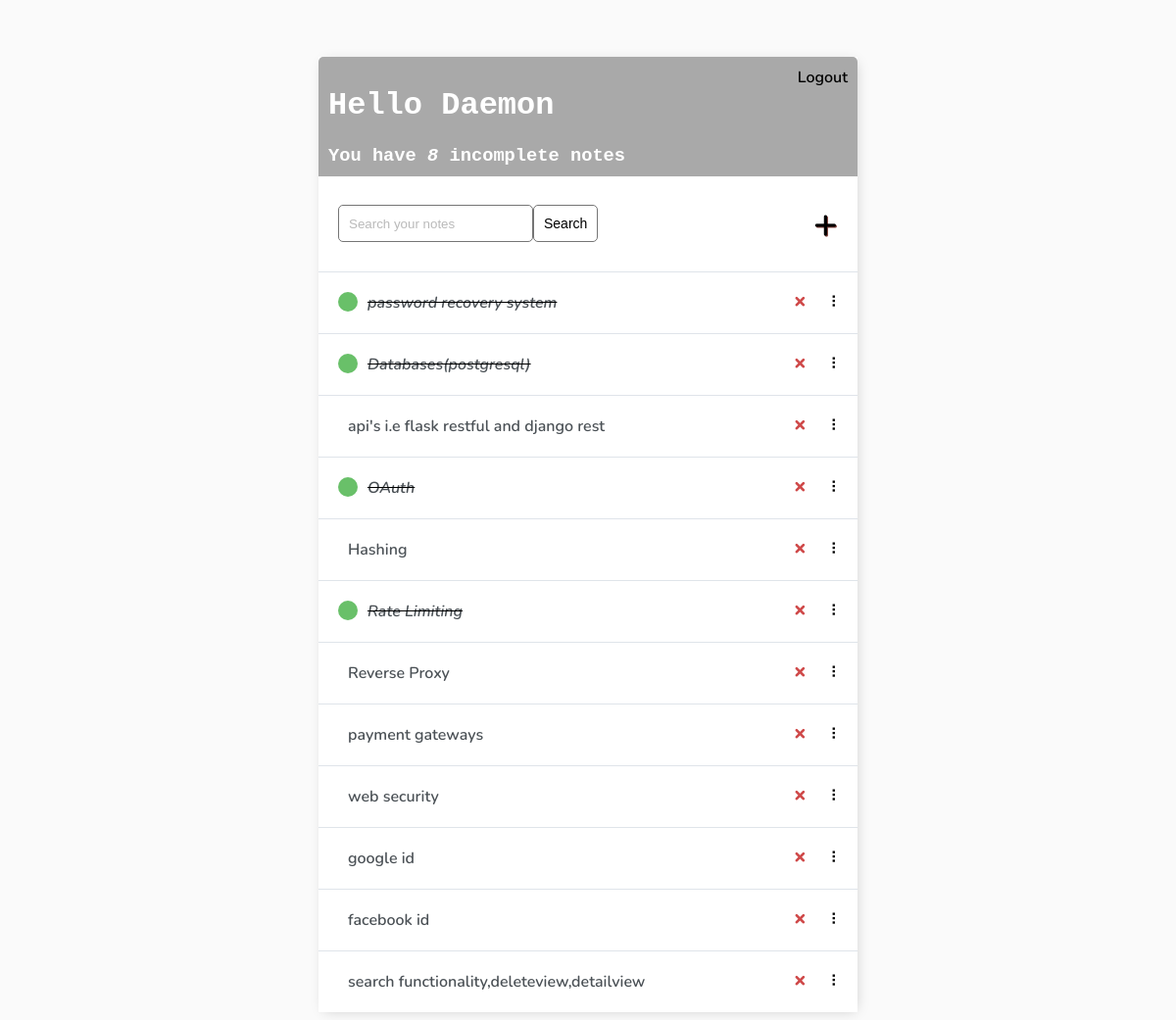
/ (signed in), run on the app's committed database.
### base/models.py (models this page shows)
class Notes(models.Model):
    user = models.ForeignKey(User, on_delete=models.CASCADE, null=True, blank=True)
    title = models.CharField(max_length=200)
    description = models.CharField(max_length=250)
    body = models.TextField(null=True, blank=True)
    complete = models.BooleanField(default=False)
    created_on = models.DateTimeField(auto_now_add=True)
    def __str__(self):
        return self.title

### base/views.py (the view)
# urls.py: path('', NotesList.as_view(), name='notes'),
class NotesList( LoginRequiredMixin,ListView):
    model = Notes
    context_object_name = 'notes'
    def get_context_data(self, **kwargs):
        context = super().get_context_data(**kwargs)
        context['notes'] = context['notes'].filter(user=self.request.user)
        context['count'] = context['notes'].filter(complete=False).count()
        search_input = self.request.GET.get('search-area') or ''
        if search_input:
            context['notes'] = context['notes'].filter(
                title__contains=search_input)
        context['search_input'] = search_input
        return context

### base/templates/base/notes_list.html (shortened to what this page needs)
{% extends 'base/main.html' %} {% block content %}
<div class="header-bar">
    <div>
        <h1>Hello {{request.user|title}}</h1>
        <h3 style="margin:0">You have <i>{{count}}</i> incomplete note{{ count|pluralize:"s" }}</h3>
    </div>
    {% if request.user.is_authenticated %}
    <a href="{% url 'logout' %}">Logout</a> {% else %}
    <a href="{% url 'login' %}">Login</a> {% endif %}
</div>
<div id="search-add-wrapper">
    <form method="GET" style="display: flex;">
        <input type='text' name='search-area' placeholder="Search your notes" value="{{search_input}}">
        <input class="button" type="submit" value='Search'>
    </form>
    {% if notes|length > 0 %}
    <a id="add-link" href="{% url 'note-create' %}">+</a>
    {% endif %}
</div>
<div id="tasklist" class="note-items-wrapper">
    {% for note in notes %}
    <div class="note-wrapper" data-position="{{note.pk}}">
        <div class="note-title">
            {% if note.complete %}
            <div class="note-complete-icon"></div>
            <i><s><a href="{% url 'note-update' note.id %}">{{note}}</a></s></i> {% else %}
            <a href="{% url 'note-update' note.id %}">{{note}}</a> {% endif %}
        </div>
        <div class="note-controls">
            <a class="delete-link" href="{% url 'note-delete' note.id %}">&#215;</a>
            <span class="handle">&nbsp;&#10247;</span>
        </div>
    </div>
    {% empty %}
    <div style="text-align: center; padding-bottom: 10px; line-height: 1em;">
        <h3>No  notes are created.</h3>
        <h3>Create a <a style="text-decoration: none; color: #e53935;" href="{% url 'note-create' %}">New note</a> ! </h3>
    </div>
    {% endfor %}
</div>
{% endblock content %}

### base/templates/base/main.html (shortened to what this page needs)
<!DOCTYPE html>
<html lang="en">
<head>
    <link rel="stylesheet" href="style.css">
</head>
<body>
       <div class="container">
         {% block content %} {% endblock content %}
       </div>
</body>
</html>

### base/templates/base/style.css (style rules this page uses)
body { background-color: #FAFAFA; font-family: 'Nunito', sans-serif; padding-top: 50px; }
h1,h2,h3,h4,h5,h6 { font-family: courier; }
a, p { color: #4b5156 }
a { font-weight: 600; }
.container { max-width: 550px; margin: auto; background-color: #fff; -webkit-box-shadow: 2px 2px 13px -4px rgba(0, 0, 0, 0.21); box-shadow: 2px 2px 13px -4px rgba(0, 0, 0, 0.21); }
input { outline: none; border: none; }
.header-bar { display: flex; justify-content: space-between; color: #fff; padding: 10px; border-radius: 5px 5px 0 0; background: linear-gradient(90deg, #EEA390 0%, #EB796F 43%, #EB796F 100%); }
.header-bar a { color: rgb(247, 247, 247); text-decoration: none; }
.note-wrapper { display: flex; align-items: center; justify-content: space-between; background-color: #fff; border-top: 1px solid #dfe4ea; overflow: hidden; }
.note-title { display: flex; padding: 20px; }
.note-title a { text-decoration: none; color: #4b5156; margin-left: 10px; }
.note-complete-icon { height: 20px; width: 20px; background-color: rgb(105, 192, 105); border-radius: 50%; }
.delete-link { text-decoration: none; font-weight: 900; color: #cf4949; font-size: 22px; line-height: 0; padding: 20px 0px; }
.handle { display: inline-block; padding: 20px 16px; cursor: grab; user-select: none; }
.handle:after, .handle:before { display: block; content: ""; }
#add-link { color: #EB796F; text-decoration: none; font-size: 42px; text-shadow: 1px 1px #81413b; }
#search-add-wrapper { display: flex; justify-content: space-between; align-items: center; padding: 20px; }
input[type=text], input[type=password], textarea { border: 1px solid #757575; border-radius: 5px; padding: 10px; width: 90%; }
::placeholder { font-weight: 300; opacity: 0.5; }
.button { border: 1px solid #757575; background-color: #FFF; color: #EB796F; padding: 10px; font-size: 14px; border-radius: 5px; cursor: pointer; text-decoration: none; }

### base/templates/base/main.html (style rules this page uses)
body { background-color: #FAFAFA; font-family: 'Nunito', sans-serif; padding-top: 50px; }
h1,h2,h3,h4,h5,h6 { font-family: courier; }
a, p { color: #4b5156 }
a { font-weight: 600; }
.container { max-width: 550px; margin: auto; background-color: #fff; -webkit-box-shadow: 2px 2px 13px -4px rgba(0, 0, 0, 0.21); box-shadow: 2px 2px 13px -4px rgba(0, 0, 0, 0.21); }
input { outline: none; border: none; }
.header-bar { display: flex; justify-content: space-between; color: #fff; padding: 10px; border-radius: 5px 5px 0 0; background: darkgray; }
.header-bar a { color: black; text-decoration: none; }
.note-wrapper { display: flex; align-items: center; justify-content: space-between; background-color: #fff; border-top: 1px solid #dfe4ea; overflow: hidden; }
.note-title { display: flex; padding: 20px; }
.note-title a { text-decoration: none; color: #4b5156; margin-left: 10px; }
.note-complete-icon { height: 20px; width: 20px; background-color: rgb(105, 192, 105); border-radius: 50%; }
.delete-link { text-decoration: none; font-weight: 900; color: #cf4949; font-size: 22px; line-height: 0; padding: 20px 0px; }
.handle { display: inline-block; padding: 20px 16px; cursor: grab; user-select: none; }
.handle:after, .handle:before { display: block; content: ""; }
#add-link { color: black; text-decoration: none; font-size: 42px; text-shadow: 1px 1px #81413b; }
#search-add-wrapper { display: flex; justify-content: space-between; align-items: center; padding: 20px; }
input[type=text], input[type=password], textarea { border: 1px solid #757575; border-radius: 5px; padding: 10px; width: 90%; }
::placeholder { font-weight: 300; opacity: 0.5; }
.button { border: 1px solid #757575; background-color: #FFF; color: black; padding: 10px; font-size: 14px; border-radius: 5px; cursor: pointer; text-decoration: none; }

### data on the page
Notes: title "password recovery system"
Notes: title "Databases(postgresql)"
Notes: title "api's i.e flask restful and django rest"
Notes: title "OAuth"
Notes: title "Hashing"
Notes: title "Rate Limiting"
Notes: title "Reverse Proxy"
Notes: title "payment gateways"
Notes: title "web security"
Notes: title "google id"
Notes: title "facebook id"
Notes: title "search functionality,deleteview,detailview"

### other printed values
{{ request.user|title }} "Daemon"
{{ count }} "8"
